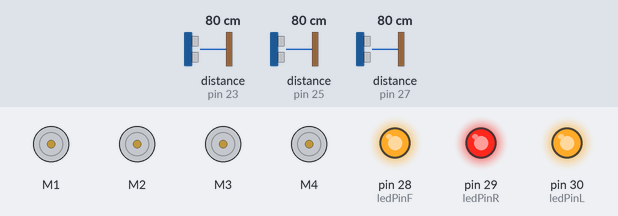
A sketch run on a simulated Arduino Mega 2560, built with avr-gcc and run on an emulated ATmega2560. On the bench: 4 × DC motor (green arrow = forward, orange = backward, longer = faster), output pins drawn as LEDs (lit = HIGH). Wiring (inferred from the names in the program): 3 × ultrasonic range finder: trigger pin 22, echo pin 23 / trigger pin 24, echo pin 25 / trigger pin 26, echo pin 27. Inputs (shaded band) come from the test bench; at power-on: distance to the obstacle (sensors on pin 23, pin 25, pin 27) 80 cm. The echo pulse lasts 58.3 µs per cm; pins used as bus, display or sensor lines are not drawn.

Above: at 2.8 s.
2.9 s: distance to the obstacle (sensor on pin 23) set to 96 cm
7.2 s: distance to the obstacle (sensor on pin 23) set to 105 cm
At 11.2 s:
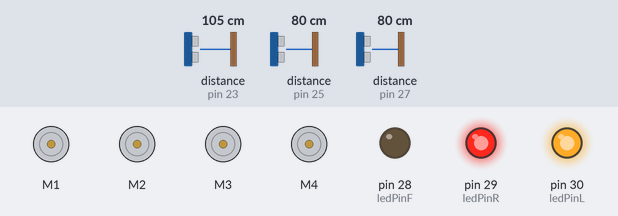
11.5 s: distance to the obstacle (sensor on pin 23) set to 2 cm
At 14.5 s:
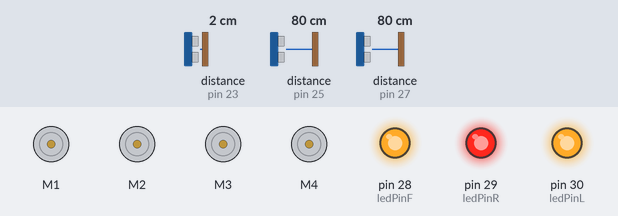
15.5 s: distance to the obstacle (sensor on pin 23) set to 120 cm
At 19.1 s:
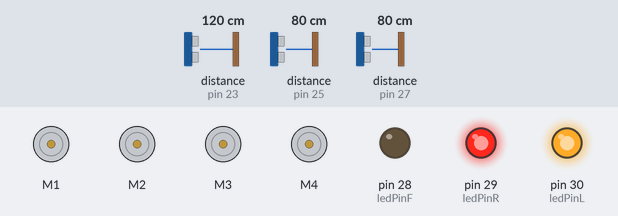
Timing chart, 0 to 20.5 s (numbered marks = the images above; inputs shaded):
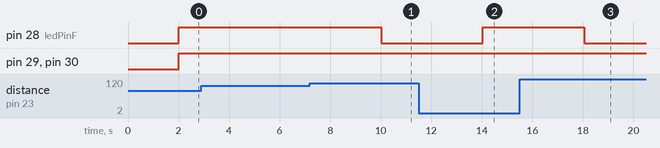

Measured:
- the behaviour switches between 100 and 101 cm on distance to the obstacle (sensor on pin 23) (found by bisection; images 0 and 1)
- after the input at 2.9 s, every drawn part: stays the same
- after the input at 7.2 s, pin 28 (ledPinF): HIGH → LOW after 2.8 s
- after the input at 11.5 s, pin 28 (ledPinF): LOW → HIGH after 2.5 s
- after the input at 15.5 s, pin 28 (ledPinF): HIGH → LOW after 2.5 s

The sketch:

new_car_1.ino
```cpp
#include <AFMotor.h>

// Define the 4 motors
AF_DCMotor motor1(1);
AF_DCMotor motor2(2);
AF_DCMotor motor3(3);
AF_DCMotor motor4(4);

// Define the pins for the three ultrasonic sensors
const int trigPinF = 22;
const int trigPinR = 24;
const int trigPinL = 26;
const int echoPinF = 23;
const int echoPinR = 25;
const int echoPinL = 27;
const int ledPinF = 28;
const int ledPinR = 29;
const int ledPinL = 30;
const int ledPinRev = 31;
const int ledPinFor = 32;

// defines variables used to detect obstacles
long durationF, durationR, durationL;
int distanceF, distanceR, distanceL;
bool objectF, objectR, objectL;

// Current speed of the motors
int currSpeed;

// Maximum speed of the motors
// Could be replaced by a potentiometer in the future
int maxSpeed = 200;

/************************************************************************
 * change motor speed
 ************************************************************************/
void setMotorSpeed(int sp){
  motor1.setSpeed(sp);
  motor2.setSpeed(sp);
  motor3.setSpeed(sp);
  motor4.setSpeed(sp);
  currSpeed = sp;
}

/************************************************************************
 * Check for obstacles. Set distance and light LEDs
 ************************************************************************/
void checkForObstacles(){
  //Clears the trigPin
  digitalWrite(trigPinF,LOW);
  digitalWrite(trigPinR,LOW);
  digitalWrite(trigPinL,LOW);
  delayMicroseconds(2);

  //Set the trigPin on HIGH state for 10 microseconds
  digitalWrite(trigPinF,HIGH);
  digitalWrite(trigPinR,HIGH);
  digitalWrite(trigPinL,HIGH);
  delayMicroseconds(10);
  digitalWrite(trigPinF,LOW);
  digitalWrite(trigPinR,LOW);
  digitalWrite(trigPinL,LOW);

  //Reads the echoPin, returns the sound wave travel time in microseconds
  durationF = pulseIn(echoPinF,HIGH);
  durationR = pulseIn(echoPinR,HIGH);
  durationL = pulseIn(echoPinL,HIGH);

  //Calculating the distance in cm and set boolean
  distanceF = durationF / 29 / 2;
  if(distanceF <= 100){
    objectF = true;
  }
  else{
    objectF = false;
  }
  distanceR = durationR / 29 / 2;
  if(distanceR <= 100){
    objectR = true;
  }
  else{
    objectR = false;
  }
  distanceL = durationL / 29 / 2;
  if(distanceL <= 100){
    objectL = true;
  }
  else{
    objectL = false;
  }

  lightLEDs();


}

/************************************************************************
 * LED control
 ************************************************************************/
void lightLEDs(){
  if(objectF){
    digitalWrite(ledPinF, HIGH);
  }
  else{
    digitalWrite(ledPinF, LOW);
  }
  if(objectR){
    digitalWrite(ledPinR, HIGH);
  }
  else{
    digitalWrite(ledPinR, LOW);
  }
  if(objectL){
    digitalWrite(ledPinL, HIGH);
  }
  else{
    digitalWrite(ledPinL, LOW);
  }
}

/************************************************************************
 * Stop the motors
 ************************************************************************/
void motorStop(){
  motor1.run(RELEASE);
  motor2.run(RELEASE);
  motor3.run(RELEASE);
  motor4.run(RELEASE);
}

/************************************************************************
 * Setup Arduino
 ************************************************************************/
void setup() {
  pinMode(trigPinF,OUTPUT);
  pinMode(echoPinF,INPUT);
  pinMode(trigPinR,OUTPUT);
  pinMode(echoPinR,INPUT);
  pinMode(trigPinL,OUTPUT);
  pinMode(echoPinL,INPUT);
  pinMode(ledPinF,OUTPUT);
  pinMode(ledPinR,OUTPUT);
  pinMode(ledPinL,OUTPUT);
  Serial.begin(9600);
  motorStop();
  setMotorSpeed(150);
}

void loop() {
  // put your main code here, to run repeatedly:
  checkForObstacles();

  /*
  if(distanceF <= 10 && distanceR <= 10 && distanceL <= 10){
    ledPinRev = high;
  }
  else{
    ledPinRev = low;
  }
  if(
  */
}
```
